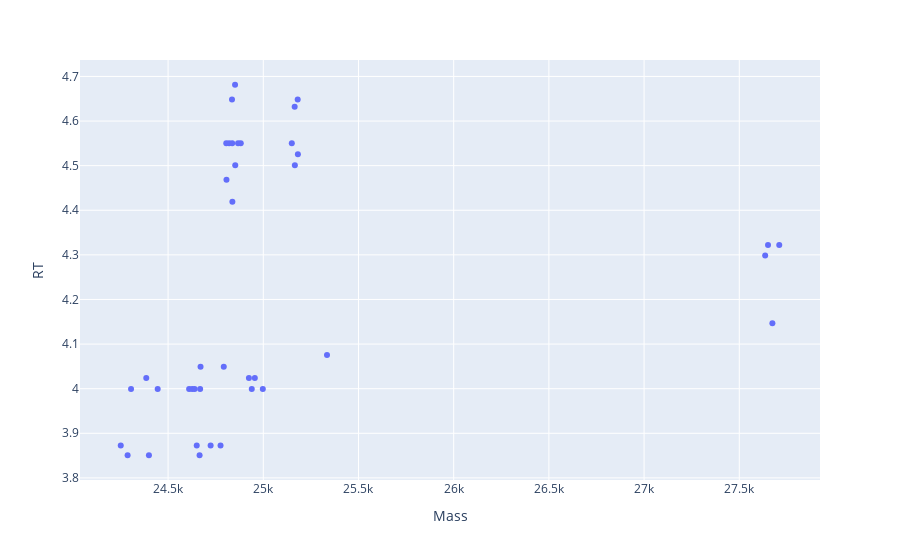

The notebook cell this image was saved under:
### Code cell
dft = df_noad.copy()
dft = dft[dft.Mass>24200]
plotly_zone(dft)

### Figure 1 — Plotly figure (JSON) as saved in the notebook; plotly's stock layout.template omitted (floating-point values rounded to 4 significant figures)
{"data": [{"hovertemplate": "Mass=%{x}<br>RT=%{y}<extra></extra>", "legendgroup": "", "marker": {"color": "#636efa", "symbol": "circle"}, "mode": "markers", "name": "", "orientation": "v", "showlegend": false, "type": "scatter", "x": [24610.0, 24940.0, 24630.0, 24960.0, 24670.0, 24390.0, 25330.0, 25000.0, 24310.0, 24670.0, 24640.0, 24790.0, 24920.0, 24450.0, 24820.0, 27650.0, 24720.0, 25150.0, 24650.0, 24250.0, 24290.0, 24850.0, 24780.0, 24840.0, 27640.0, 24670.0, 27670.0, 24400.0, 25170.0, 27710.0, 24810.0, 24840.0, 25180.0, 24880.0, 24840.0, 24850.0, 25160.0, 24810.0, 24870.0, 25180.0], "xaxis": "x", "y": [3.999, 3.999, 3.999, 4.024, 3.999, 4.024, 4.076, 3.999, 3.999, 4.049, 3.999, 4.049, 4.024, 3.999, 4.55, 4.322, 3.873, 4.55, 3.873, 3.873, 3.851, 4.501, 3.873, 4.55, 4.299, 3.851, 4.147, 3.851, 4.501, 4.322, 4.468, 4.419, 4.526, 4.55, 4.649, 4.681, 4.632, 4.55, 4.55, 4.649], "yaxis": "y"}], "layout": {"legend": {"tracegroupgap": 0}, "margin": {"t": 60}, "xaxis": {"anchor": "y", "domain": [0, 1], "title": {"text": "Mass"}}, "yaxis": {"anchor": "x", "domain": [0, 1], "title": {"text": "RT"}}}}
